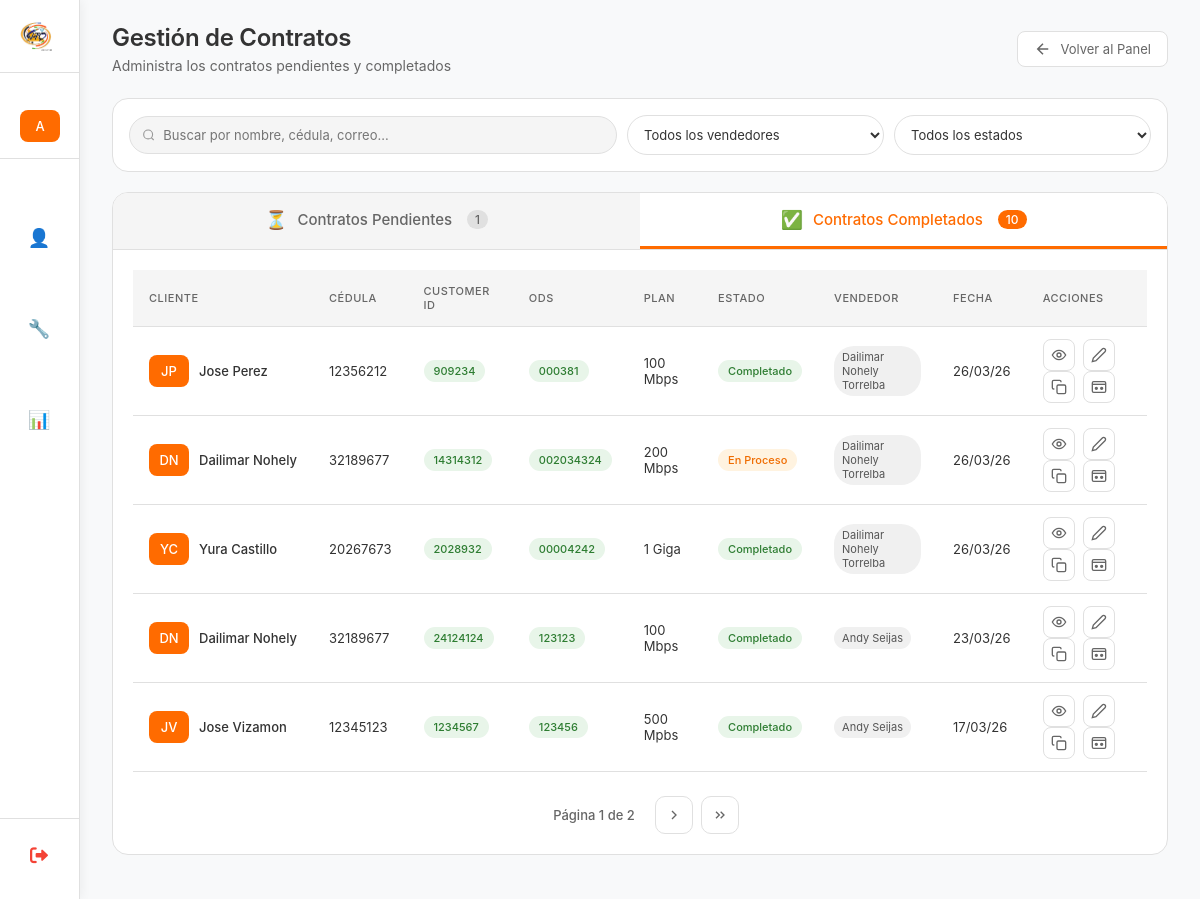
/administrador/contratos/?page_completados=1&tab=completados (signed in), run on an earlier commit of the app's database.
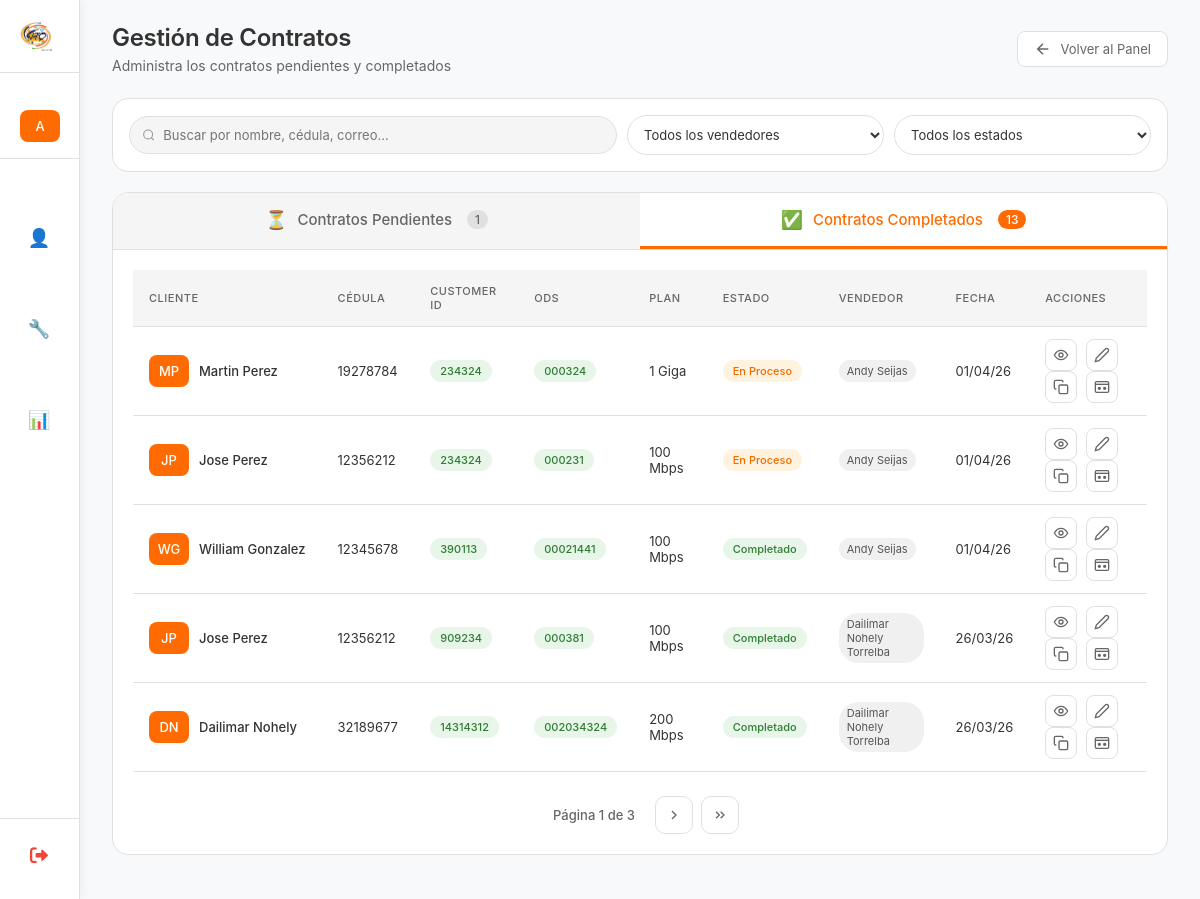
And on a later commit of the database.
### myapp/models.py (models this page shows, shortened)
class ContratoCliente(models.Model):
    class SimplePlusChoices(models.TextChoices):
        SI = 'SI', 'Sí'
        NO = 'NO', 'No'
    class EstadoContrato(models.TextChoices):
        EN_PROCESO = 'EN_PROCESO', 'En Proceso'
        COMPLETADO = 'COMPLETADO', 'Completado'
        NO_COMPLETADO = 'NO_COMPLETADO', 'No Completado'
    cliente_potencial = models.ForeignKey('ClientePotencial',on_delete=models.CASCADE,related_name='contratos',verbose_name="Cliente Potencial")
    otro_telefono = models.CharField(max_length=20,verbose_name="Otro Teléfono",blank=True,null=True,help_text="Teléfono adicional de contacto")
    correo_electronico = models.EmailField(verbose_name="Correo Electrónico",max_length=254,unique=True)
    direccion_detallada = models.TextField(max_length=500,verbose_name="Dirección Detallada",help_text="Calle, avenida, urbanización, casa/edificio, piso, apartamento")
    fecha_nacimiento = models.DateField(verbose_name="Fecha de Nacimiento")
    plan_contratado = models.ForeignKey(Plan,on_delete=models.PROTECT,related_name='contratos',verbose_name="Plan a Contratar")
    simple_plus = models.CharField(max_length=2,choices=SimplePlusChoices.choices,default=SimplePlusChoices.NO,verbose_name="Simple Plus",help_text="¿El cliente tiene Simple Plus?")
    modalidad_equipo = models.ForeignKey(ModalidadEquipo,on_delete=models.PROTECT,related_name='contratos',verbose_name="Modalidad del Equipo")
    punto_referencia = models.CharField(max_length=255,verbose_name="Punto de Referencia",help_text="Referencia para encontrar la ubicación")
    tipo_vivienda = models.ForeignKey(TipoVivienda,on_delete=models.PROTECT,related_name='contratos',verbose_name="Tipo de Vivienda")
    numero_casa = models.CharField(max_length=50,verbose_name="Número de Casa/Edificio",help_text="Número de la casa, edificio, apartamento")
    numero_pago_movil = models.CharField(blank=True, null=True,max_length=20,verbose_name="Número de Pago Móvil",help_text="Número de teléfono donde se realizó el pago")
    foto_pago = models.ImageField(blank=True, null=True,upload_to='pagos/',verbose_name="Foto del Pago",help_text="Captura de pantalla o foto del comprobante de pago")
    red = models.ForeignKey(Red,on_delete=models.PROTECT,related_name='contratos',verbose_name="Red")
    ods = models.CharField(max_length=50,verbose_name="ODS",blank=True,null=True,help_text="Orden de Servicio (solo administrador)")
    customer_id = models.CharField(max_length=50,verbose_name="Customer ID",blank=True,null=True,help_text="ID del cliente en el sistema (solo administrador)")
    atr = models.CharField(default="*VTC Conexiones",max_length=50,verbose_name="ATR",blank=True,null=True,help_text="ATR")
    estado = models.CharField(max_length=15,choices=EstadoContrato.choices,default=EstadoContrato.EN_PROCESO,verbose_name="Estado del Contrato")
    creado_por = models.ForeignKey(User,on_delete=models.SET_NULL,null=True,blank=True,related_name='contratos_creados',verbose_name="Creado por")
    fecha_creacion = models.DateTimeField(auto_now_add=True,verbose_name="Fecha de creación")
    fecha_actualizacion = models.DateTimeField(auto_now=True,verbose_name="Última actualización")
    class Meta:
        verbose_name = "Contrato de Cliente"
        verbose_name_plural = "Contratos de Clientes"
        ordering = ['-fecha_creacion']
        indexes = [
            models.Index(fields=['estado']),
            models.Index(fields=['fecha_creacion']),
            models.Index(fields=['correo_electronico']),
        ]

class ClientePotencial(models.Model):
    class InteresadoChoices(models.TextChoices):
        SI = 'SI', 'Sí'
        TAL_VEZ = 'TAL_VEZ', 'Tal vez'
        NO = 'NO', 'No'
    cedula = models.CharField(max_length=15,verbose_name="Cédula de Identidad",unique=True,  help_text="Ej: V-12345678, E-87654321",db_index=True)
    nombre = models.CharField(max_length=100,verbose_name="Nombre")
    apellido = models.CharField(max_length=100,verbose_name="Apellido")
    direccion = models.TextField(max_length=255,verbose_name="Dirección",blank=True,null=True)
    telefono = models.CharField(max_length=20, verbose_name="Teléfono",help_text="Ej: +58 412-1234567")
    posee_internet = models.BooleanField(default=False,verbose_name="¿Posee internet?", help_text="Marcar si ya tiene servicio de internet")
    interesado = models.CharField(max_length=10,choices=InteresadoChoices.choices,default=InteresadoChoices.TAL_VEZ,verbose_name="Nivel de interés")
    observacion = models.TextField(max_length=500,verbose_name="Observaciones",blank=True,null=True,help_text="Notas adicionales sobre el cliente")
    fecha_registro = models.DateField( default=datetime.date.today, verbose_name="Fecha de registro",help_text="Fecha en que se registró el cliente")
    creado_por = models.ForeignKey(User,on_delete=models.SET_NULL,  null=True,blank=True,related_name='clientes_potenciales_creados', verbose_name="Creado por",help_text="Usuario que registró este cliente")
    fecha_creacion = models.DateTimeField(auto_now_add=True,verbose_name="Fecha de creación en sistema")
    fecha_actualizacion = models.DateTimeField(auto_now=True,verbose_name="Última actualización")
    class Meta:
        verbose_name = "Cliente Potencial"
        verbose_name_plural = "Clientes Potenciales"
        ordering = ['-fecha_creacion']  # Ordenar por más recientes primero

class Plan(models.Model):
    nombre = models.CharField(max_length=100,unique=True,verbose_name="Nombre del Plan")
    activo = models.BooleanField(default=True,verbose_name="Activo")
    fecha_creacion = models.DateTimeField(
        auto_now_add=True,
        verbose_name="Fecha de creación"
    )
    class Meta:
        verbose_name = "Plan"
        verbose_name_plural = "Planes"
        ordering = ['nombre']

### myapp/views_admin.py (the view, shortened to what this page needs)
# urls.py: path('administrador/contratos/', gestionar_contratos, name='gestionar_contratos'),
@login_required
def gestionar_contratos(request):
    if not (request.user.is_superuser or request.user.groups.filter(name='Administrador').exists()):
        messages.error(request, '⛔ Acceso denegado. Solo administradores.')
        return redirect('dashboard')
    busqueda = request.GET.get('busqueda', '')
    vendedor_id = request.GET.get('vendedor', '')
    estado = request.GET.get('estado', '')
    tab_activa = request.GET.get('tab', 'pendientes')
    contratos_pendientes = ContratoCliente.objects.filter(
        Q(customer_id__isnull=True) | Q(customer_id='') |
        Q(ods__isnull=True) | Q(ods='')
    ).select_related('cliente_potencial', 'creado_por', 'plan_contratado')
    contratos_completados = ContratoCliente.objects.exclude(
        Q(customer_id__isnull=True) | Q(customer_id='') |
        Q(ods__isnull=True) | Q(ods='')
    ).select_related('cliente_potencial', 'creado_por', 'plan_contratado')
    if vendedor_id:
        contratos_pendientes = contratos_pendientes.filter(creado_por_id=vendedor_id)
        contratos_completados = contratos_completados.filter(creado_por_id=vendedor_id)
    if estado:
        contratos_pendientes = contratos_pendientes.filter(estado=estado)
        contratos_completados = contratos_completados.filter(estado=estado)
    contratos_pendientes = contratos_pendientes.order_by('-fecha_creacion')
    contratos_completados = contratos_completados.order_by('-fecha_creacion')
    paginator_pendientes = Paginator(contratos_pendientes, 5)  # 10 por página
    page_pendientes = request.GET.get('page_pendientes', 1)
    contratos_pendientes_page = paginator_pendientes.get_page(page_pendientes)
    paginator_completados = Paginator(contratos_completados, 5)  # 10 por página
    page_completados = request.GET.get('page_completados', 1)
    contratos_completados_page = paginator_completados.get_page(page_completados)
    from django.contrib.auth.models import User
    vendedores = User.objects.filter(is_active=True, groups__name='Vendedor').order_by('username')
    context = {
        'contratos_pendientes': contratos_pendientes_page,
        'contratos_pendientes_count': contratos_pendientes.count(),
        'contratos_completados': contratos_completados_page,
        'contratos_completados_count': contratos_completados.count(),
        'vendedores': vendedores,
        'busqueda': busqueda,
        'filtro_vendedor': vendedor_id,
        'filtro_estado': estado,
        'tab_activa': tab_activa,
    }
    return render(request, 'Admin/gestionar_contratos.html', context)

### myapp/templates/Admin/gestionar_contratos.html (shortened to what the changed rows need)
{% extends 'Inicio_De_Sesion/base.html' %}
{% load static %}
{% block page_title %}Gestión de Contratos{% endblock %}
{% block content %}
<div class="tabs-container">
    <div class="tabs-header">
        <button class="tab-btn {% if tab_activa == 'completados' %}active{% endif %}" onclick="cambiarTab('completados')" id="tab-completados-btn">
            <span class="tab-icon">✅</span>
            Contratos Completados
            <span class="tab-count">{{ contratos_completados_count }}</span>
        </button>
    </div>
                    {% for contrato in contratos_pendientes %}
                        <td>{{ contrato.cliente_potencial.telefono }}</div>
                        <td class="email-cell">{{ contrato.correo_electronico|truncatechars:20 }}</div>
                        <td>{{ contrato.plan_contratado.nombre|truncatechars:15 }}</div>
                        <td>
                        <td>
                        <td>{{ contrato.fecha_creacion|date:"d/m/y" }}</div>
                        <td>
                    {% empty %}
                    <tr>
                        <td colspan="9" class="empty">No hay contratos pendientes</td>
                    </tr>
                    {% endfor %}
    <div id="tab-completados" class="tab-content {% if tab_activa == 'completados' %}active{% endif %}">
        <div class="table-container">
            <table class="table">
                <thead>
                    <tr>
                        <th>Cliente</th>
                        <th>Cédula</th>
                        <th>Customer ID</th>
                        <th>ODS</th>
                        <th>Plan</th>
                        <th>Estado</th>
                        <th>Vendedor</th>
                        <th>Fecha</th>
                        <th>Acciones</th>
                    </tr>
                </thead>
                <tbody>
                    {% for contrato in contratos_completados %}
                    <tr>
                        <td>
                            <div class="user-cell">
                                <span class="user-avatar">{{ contrato.cliente_potencial.nombre|first|upper }}{{ contrato.cliente_potencial.apellido|first|upper }}</span>
                                <div>
                                    <div class="user-name">{{ contrato.cliente_potencial.nombre }} {{ contrato.cliente_potencial.apellido }}</div>
                                </div>
                            </div>
                        </div>
                        <td>{{ contrato.cliente_potencial.cedula }}</div>
                        <td><span class="badge completado">{{ contrato.customer_id|default:"—" }}</span></div>
                        <td><span class="badge completado">{{ contrato.ods|default:"—" }}</span></div>
                        <td>{{ contrato.plan_contratado.nombre|truncatechars:15 }}</div>
                        <td>
                            {% if contrato.estado == 'EN_PROCESO' %}
                            <span class="badge proceso">En Proceso</span>
                            {% elif contrato.estado == 'COMPLETADO' %}
                            <span class="badge completado">Completado</span>
                            {% elif contrato.estado == 'NO_COMPLETADO' %}
                            <span class="badge no-completado">No Completado</span>
                            {% endif %}
                        <td>
                            <span class="vendedor-badge">{{ contrato.creado_por.get_full_name|default:contrato.creado_por.username }}</span>
                        <td>{{ contrato.fecha_creacion|date:"d/m/y" }}</div>
                        <td>
                            <button class="action-btn" onclick="verContrato({{ contrato.id }})" title="Ver detalles">
                                <svg width="16" height="16" viewBox="0 0 24 24" fill="none" stroke="currentColor" stroke-width="2">
                                    <circle cx="12" cy="12" r="3"/>
                                    <path d="M22 12c-2.667 4.667-6 7-10 7s-7.333-2.333-10-7c2.667-4.667 6-7 10-7s7.333 2.333 10 7z"/>
                                </svg>
                            </button>
                            <button class="action-btn" onclick="editarContrato({{ contrato.id }})" title="Editar contrato">
                                <svg width="16" height="16" viewBox="0 0 24 24" fill="none" stroke="currentColor" stroke-width="2">
                                    <path d="M17 3a2.828 2.828 0 1 1 4 4L7.5 20.5 2 22l1.5-5.5L17 3z"/>
                                </svg>
                            </button>
                            <button class="action-btn copy-btn" onclick="copiarInfoContrato({{ contrato.id }})" title="Copiar información del contrato">
                                <svg width="16" height="16" viewBox="0 0 24 24" fill="none" stroke="currentColor" stroke-width="2">
                                    <rect x="9" y="9" width="13" height="13" rx="2" ry="2"/>
                                    <path d="M5 15H4a2 2 0 0 1-2-2V4a2 2 0 0 1 2-2h9a2 2 0 0 1 2 2v1"/>
                                </svg>
                            </button>
                            <button class="action-btn payment-btn" onclick="verComprobantePago({{ contrato.id }})" title="Ver comprobante de pago">
                                <svg width="16" height="16" viewBox="0 0 24 24" fill="none" stroke="currentColor" stroke-width="2">
                                    <rect x="2" y="4" width="20" height="16" rx="2"/>
                                    <path d="M2 8h20"/>
                                    <circle cx="16" cy="14" r="1.5" fill="currentColor"/>
                                    <circle cx="8" cy="14" r="1.5" fill="currentColor"/>
                                </svg>
                            </button>
                    </tr>
                    {% empty %}
                    <tr>
                        <td colspan="9" class="empty">No hay contratos completados</td>
                    </tr>
                    {% endfor %}
        {% if contratos_completados.has_other_pages %}
        <div class="pagination">
            <span class="page-info">
                Página {{ contratos_completados.number }} de {{ contratos_completados.paginator.num_pages }}
            </span>
            {% if contratos_completados.has_next %}
            <a href="?page_completados={{ contratos_completados.next_page_number }}&tab=completados" class="page-link" title="Página siguiente">
                <svg width="16" height="16" viewBox="0 0 24 24" fill="none" stroke="currentColor" stroke-width="2">
                    <path d="M9 18l6-6-6-6"/>
                </svg>
            </a>
            <a href="?page_completados={{ contratos_completados.paginator.num_pages }}&tab=completados" class="page-link" title="Última página">
                <svg width="16" height="16" viewBox="0 0 24 24" fill="none" stroke="currentColor" stroke-width="2">
                    <path d="M13 17l5-5-5-5M6 17l5-5-5-5"/>
                </svg>
            </a>
            {% endif %}
        </div>
        {% endif %}
{% endblock %}

What changed in the data, as far as the page shows it:
no longer on this page (row unchanged): ContratoCliente: cliente_potencial.nombre|first "Y", cliente_potencial.apellido|first "C", cliente_potencial.nombre "Yura", cliente_potencial.apellido "Castillo", cliente_potencial.cedula "20267673", customer_id "2028932", ods "00004242", plan_contratado.nombre "1 Giga", estado "Completado", creado_por.get_full_name "Dailimar Nohely Torrelba", fecha_creacion "26/03/26"
no longer on this page (row unchanged): ContratoCliente: cliente_potencial.nombre|first "D", cliente_potencial.apellido|first "N", cliente_potencial.nombre "Dailimar", cliente_potencial.apellido "Nohely", cliente_potencial.cedula "32189677", customer_id "24124124", ods "123123", plan_contratado.nombre "100 Mbps", estado "Completado", creado_por.get_full_name "Andy Seijas", fecha_creacion "23/03/26"
no longer on this page (row unchanged): ContratoCliente: cliente_potencial.nombre|first "J", cliente_potencial.apellido|first "V", cliente_potencial.nombre "Jose", cliente_potencial.apellido "Vizamon", cliente_potencial.cedula "12345123", customer_id "1234567", ods "123456", plan_contratado.nombre "500 Mpbs", estado "Completado", creado_por.get_full_name "Andy Seijas", fecha_creacion "17/03/26"
added ContratoCliente: cliente_potencial.nombre|first "M", cliente_potencial.apellido|first "P", cliente_potencial.nombre "Martin", cliente_potencial.apellido "Perez", cliente_potencial.cedula "19278784", customer_id "234324", ods "000324", plan_contratado.nombre "1 Giga", estado "En Proceso", creado_por.get_full_name "Andy Seijas", fecha_creacion "01/04/26"
added ContratoCliente: cliente_potencial.nombre|first "J", cliente_potencial.apellido|first "P", cliente_potencial.nombre "Jose", cliente_potencial.apellido "Perez", cliente_potencial.cedula "12356212", customer_id "234324", ods "000231", plan_contratado.nombre "100 Mbps", estado "En Proceso", creado_por.get_full_name "Andy Seijas", fecha_creacion "01/04/26"
added ContratoCliente: cliente_potencial.nombre|first "W", cliente_potencial.apellido|first "G", cliente_potencial.nombre "William", cliente_potencial.apellido "Gonzalez", cliente_potencial.cedula "12345678", customer_id "390113", ods "00021441", plan_contratado.nombre "100 Mbps", estado "Completado", creado_por.get_full_name "Andy Seijas", fecha_creacion "01/04/26"
changed ContratoCliente "Dailimar": estado "En Proceso" → "Completado"
Also different on the page:
{{ contratos_completados_count }}: "10" → "13"
{{ contratos_completados.paginator.num_pages }}: "2" → "3"
